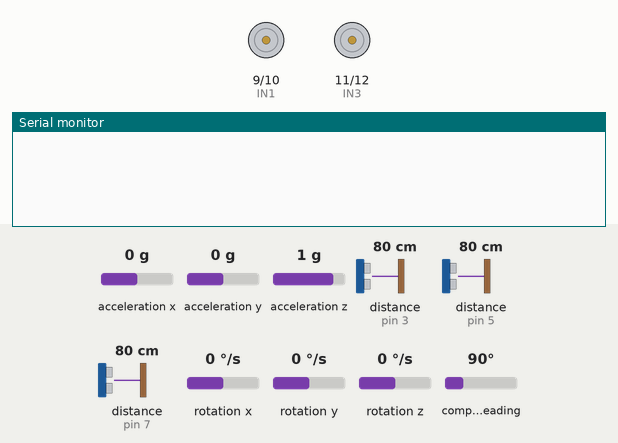
The sketch below on a simulated Arduino Uno, built with avr-gcc and run on an emulated ATmega328P. On the bench: motor-driver pin pairs drawn as motors (green arrow = first pin HIGH = forward, orange = second pin HIGH = backward, longer = more drive, scaled by the enable pin), the last lines printed to the serial monitor. The inputs (shaded band) are chosen by the test bench; at power-on: compass heading 90°, acceleration x 0 g, acceleration y 0 g, acceleration z 1 g, distance to the obstacle (sensors on pin 3, pin 5, pin 7) 80 cm, rotation x 0 °/s, rotation y 0 °/s, rotation z 0 °/s. The echo pulse lasts 58.3 µs per cm.

Above: at 0.01 s.
1.3 s: compass heading set to 87°
At 1.9 s:
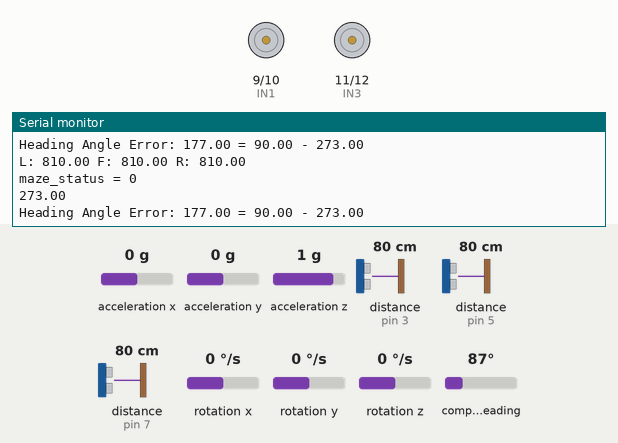
2.8 s: compass heading set to 269°
At 3.4 s:
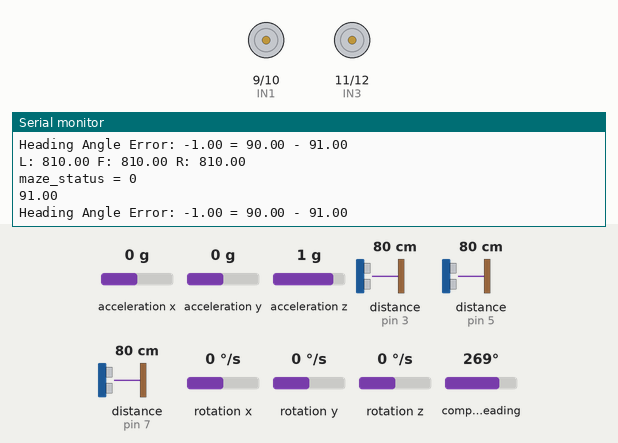
4.3 s: compass heading set to 256°
At 5.4 s:
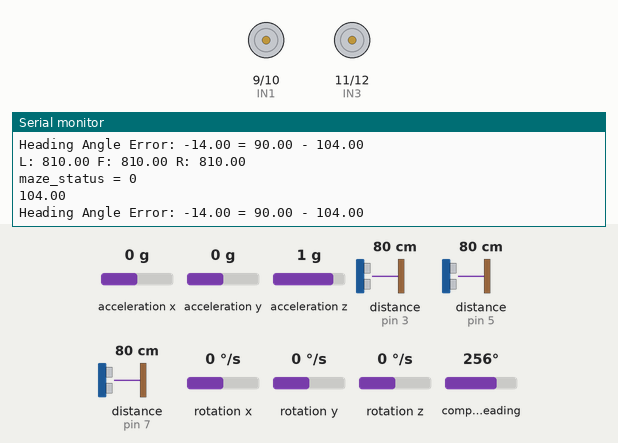
5.8 s: compass heading set to 245°
At 5.83 s:
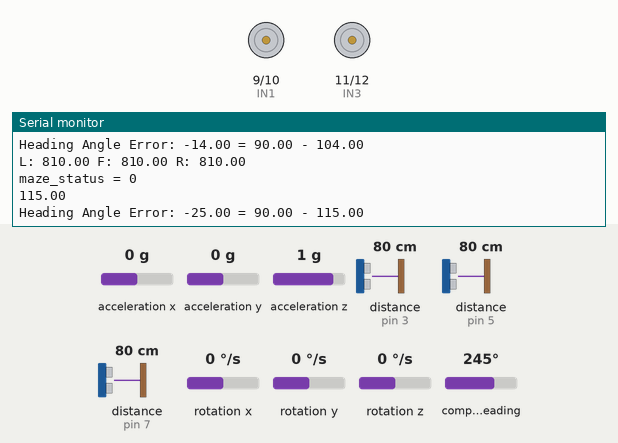
Timing chart, 0 to 8.8 s (numbered marks = the images above; inputs shaded):
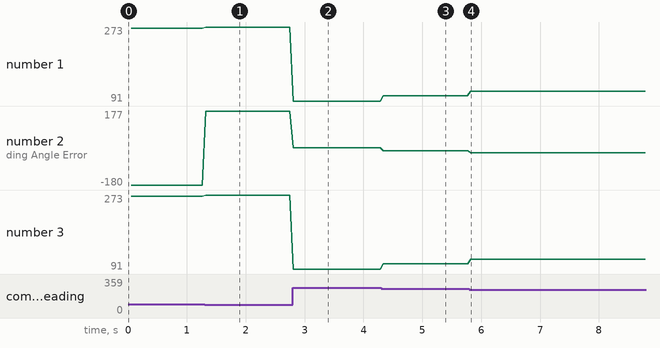

Measured:
- the behaviour switches between 90 and 89° on compass heading (found by bisection; images 0 and 1)
- after the input at 1.3 s, the serial monitor: prints a new line at once (image 1)
- after the input at 2.8 s, the serial monitor: prints a new line at once (image 2)
- after the input at 4.3 s, the serial monitor: prints a new line at once (image 3)
- after the input at 5.8 s, the serial monitor: prints a new line at once (image 4)
- plotted number 1: 270 → 273 after the input at 1.3 s, 273 → 91 after the input at 2.8 s, 91 → 104 after the input at 4.3 s, 104 → 115 after the input at 5.8 s
- plotted number 2: -180 → 177 after the input at 1.3 s, 177 → -1 after the input at 2.8 s, -1 → -14 after the input at 4.3 s, -14 → -25 after the input at 5.8 s
- plotted number 3: 270 → 273 after the input at 1.3 s, 273 → 91 after the input at 2.8 s, 91 → 104 after the input at 4.3 s, 104 → 115 after the input at 5.8 s

The sketch:

maze_imu1.ino
```cpp
/////////////////////IMU///////////////////////
#include <Wire.h>
#include <LSM303.h>

#define THRESHOLD_ANGLE 18

LSM303 compass;

float heading_angle      = 0.0;
float init_heading_angle = 17.0; // 초기 방향
float target_heading_angle = 90;
float heading_angle_error = 0.0; // error 값
/////////////////////sonar///////////////////////

#include <NewPing.h>

#define SONAR_NUM 3      // Number of sensors.
#define MAX_DISTANCE 150 // Maximum distance (in cm) to ping.
#define WALL_GAP_DISTANCE      400//mm 단위
#define WALL_GAP_DISTANCE_HALF 150 //mm 단위
#define MOTOR_PWM_OFFSET 10


#define Front 0
#define Left  1
#define Right 2

#define TRIG1 2 // 초음파 센서 1번 Trig 핀 번호
#define ECHO1 3 // 초음파 센서 1번 Echo 핀 번호

#define TRIG2 4 // 초음파 센서 2번 Trig 핀 번호
#define ECHO2 5 // 초음파 센서 2번 Echo 핀 번호

#define TRIG3 6 // 초음파 센서 3번 Trig 핀 번호
#define ECHO3 7 // 초음파 센서 3번 Echo 핀 번호

NewPing sonar[SONAR_NUM] = {   // Sensor object array.
NewPing(TRIG1, ECHO1, MAX_DISTANCE), // Each sensor's trigger pin, echo pin, and max distance to ping.
NewPing(TRIG2, ECHO2, MAX_DISTANCE),
NewPing(TRIG3, ECHO3, MAX_DISTANCE)
};

float front_sonar = 0.0;
float left_sonar  = 0.0;
float right_sonar = 0.0;

/////////////////////L298//////////////////////////
#define ENA 8
#define IN1 9
#define IN2 10
#define IN3 11
#define IN4 12
#define ENB 13


/////////////////////Maze_Status//////////////////////////
int maze_status = 0;


void setup()
{

  pinMode(TRIG1, OUTPUT);
  pinMode(ECHO1, INPUT);

  pinMode(TRIG2, OUTPUT);
  pinMode(ECHO2, INPUT);

  pinMode(TRIG3, OUTPUT);
  pinMode(ECHO3, INPUT);

  pinMode(ENA, OUTPUT);
  pinMode(IN1, OUTPUT);
  pinMode(IN2, OUTPUT);

  pinMode(IN3, OUTPUT);
  pinMode(IN4, OUTPUT);
  pinMode(ENB, OUTPUT);
   Serial.begin(115200); // 통신속도를 115200으로 정의함


  Wire.begin(); //IMU initiallize
  compass.init();
  compass.enableDefault();

   /*
  Calibration values; the default values of +/-32767 for each axis
  lead to an assumed magnetometer bias of 0. Use the Calibrate example
  program to determine appropriate values for your particular unit.
  */
  compass.m_min = (LSM303::vector<int16_t>){-32767, -32767, -32767};
  compass.m_max = (LSM303::vector<int16_t>){+32767, +32767, +32767};
}


void motor_R_control(int motor_speed_r) //모터 A의 방향(direction)과 속도(speed) 제어
{
  if(motor_speed_r >= 0)
  {
     digitalWrite(IN3, HIGH); //모터의 방향 제어
     digitalWrite(IN4, LOW);
     if(motor_speed_r>=225) motor_speed_r = 225;
     analogWrite(ENB,motor_speed_r); //모터의 속도 제어

  }
  else
  {
    digitalWrite(IN3, LOW);
    digitalWrite(IN4, HIGH);
    if(motor_speed_r<=-225) motor_speed_r = -225;
    analogWrite(ENB,-motor_speed_r);

  }
}

void motor_L_control(int motor_speed_l) //모터 A의 방향(direction)과 속도(speed) 제어
{
  if(motor_speed_l >= 0)
  {
     digitalWrite(IN1, LOW); //모터의 방향 제어
     digitalWrite(IN2, HIGH);
     if(motor_speed_l>=225) motor_speed_l = 225;
     analogWrite(ENA,motor_speed_l); //모터의 속도 제어

  }
  else
  {
    digitalWrite(IN1, HIGH);
    digitalWrite(IN2, LOW);
    if(motor_speed_l<=-225) motor_speed_l = -225;
    analogWrite(ENA,-motor_speed_l);

  }
}


void check_maze_status(void)
{
  if((left_sonar>=0) && (left_sonar<=WALL_GAP_DISTANCE) && (right_sonar>=0) && (right_sonar<=WALL_GAP_DISTANCE) && (front_sonar>=0) && (front_sonar<=WALL_GAP_DISTANCE_HALF)) // 3면이 다 막힌 경우
  {
    maze_status = 4;
    Serial.println("maze_status = 4");
  }
  else if( (left_sonar>=0) && (left_sonar<=WALL_GAP_DISTANCE) && (right_sonar>=0) && (right_sonar<=WALL_GAP_DISTANCE) && (front_sonar>=WALL_GAP_DISTANCE_HALF)  )
  {
    maze_status = 1;
    Serial.println("maze_status = 1");
  }
  else if((left_sonar>=0) && (left_sonar<=WALL_GAP_DISTANCE) && (front_sonar>=0) && (front_sonar<=WALL_GAP_DISTANCE_HALF))
  {
    maze_status = 2;
    Serial.println("maze_status = 2");
  }
  else if((right_sonar>=0) && (right_sonar<=WALL_GAP_DISTANCE) && (front_sonar>=0) && (front_sonar<=WALL_GAP_DISTANCE_HALF))
  {
    maze_status = 3;
    Serial.println("maze_status = 3");
  }
  else
  {
    maze_status = 0;
    Serial.println("maze_status = 0");
  }
}
//먼저 left_sonar = 0; right_sonar = 0; 으로 해서 오른쪽 방향 찾기
void wall_collision_avoid(int base_spped)
{
  float error = 0.0;
  float Kp = 0.7; //나중에 조정해야 할 값(얼마나 돌지)
  int pwm_control = 0;
  int right_pwm = 0;
  int left_pwm  = 0;
  error = (right_sonar - left_sonar);
  error = Kp * error;

  if(error >= 50) error = 50;
  if(error <= -50) error = -50;


  right_pwm = base_spped - error;
  left_pwm  = base_spped + error;

  if(right_pwm <= 0) right_pwm = 0;
  if(left_pwm  <= 0) left_pwm  = 0;

  if(right_pwm >= 150) right_pwm = 150;
  if(left_pwm  >= 70) left_pwm  = 70;


}

void imu_rotation(void)
{
  compass.read();
  float heading1 = compass.heading();
  compass.read();
  float heading2 = compass.heading();
  float heading = (heading1+heading2)/2;

   heading = 360 - heading; // 회전 좌표계를 반시계 방향으로 할 것

  Serial.println(heading);

  heading_angle_error = target_heading_angle - heading;

  if(heading_angle_error > 180)
  {
    heading_angle_error = heading_angle_error - 360;
  }
  else if(heading_angle_error < -180)
  {
    heading_angle_error = heading_angle_error + 360;
  }
  else
  {

  }
  Serial.print("Heading Angle Error: ");
  Serial.print(heading_angle_error); //heading_angle_error 표시
  Serial.print(" = ");
  Serial.print(target_heading_angle);
  Serial.print(" - ");
  Serial.println(heading); //heading angle 표시


  if(heading_angle_error > THRESHOLD_ANGLE) // 반시계방향으로 회전
  {
    motor_R_control(80); motor_L_control(-80);
  }
  else if((heading_angle_error >= -THRESHOLD_ANGLE) && (heading_angle_error <= THRESHOLD_ANGLE)) // 정지
  {
    motor_R_control(0); //왼쪽 바퀴가 앞으로 도는 지 확인
    motor_L_control(0);
  }
  else // heading_angle_error <= THRESHOLD_ANGLE  //시계방향으로 회전
  {
    motor_R_control(-80); motor_L_control(80);
  }
}
void loop()
{
  //Serial.print("Duration: ");
  //Serial.println(duration);

  float front_sonar1 = sonar[Front].ping_cm()*10; // 전방 센서 측정
  float left_sonar1  = sonar[Left].ping_cm() *10; // 좌축 센서 측정
  float right_sonar1 = sonar[Right].ping_cm()*10; // 우측 센서 측정

  float front_sonar2 = sonar[Front].ping_cm()*10; // 전방 센서 측정
  float left_sonar2  = sonar[Left].ping_cm() *10; // 좌축 센서 측정
  float right_sonar2 = sonar[Right].ping_cm()*10; // 우측 센서 측정

  float front_sonar3 = sonar[Front].ping_cm()*10; // 전방 센서 측정
  float left_sonar3  = sonar[Left].ping_cm() *10; // 좌축 센서 측정
  float right_sonar3 = sonar[Right].ping_cm()*10; // 우측 센서 측정

  front_sonar = (front_sonar1 + front_sonar2 + front_sonar3) / 3;
  left_sonar  = (left_sonar1 + left_sonar2 + left_sonar3) / 3;
  right_sonar = (right_sonar1 + right_sonar2 + right_sonar3) / 3;

  if(front_sonar == 0.0) front_sonar = MAX_DISTANCE*10; // 0.0 출력이 최대값이므로
  if(left_sonar  == 0.0)  left_sonar = MAX_DISTANCE*10;
  if(right_sonar == 0.0) right_sonar = MAX_DISTANCE*10;

  Serial.print("L: "); Serial.print(left_sonar); Serial.print(" ");
  Serial.print("F: "); Serial.print(front_sonar); Serial.print(" ");
  Serial.print("R: "); Serial.println(right_sonar);


  check_maze_status();

  imu_rotation();

/*
  if(maze_status == 4)
  {
  //정지 한다
  motor_A_control(HIGH,0);
  motor_B_control(LOW,0);


  //180도 회전을 한다
  Serial.println("Rotate CCW");
  motor_A_control(HIGH,85); //왼쪽 전진
  motor_B_control(LOW,90); //오른쪽은 후진
  delay(1500);

  //정지 한다
  motor_A_control(HIGH,0);
  motor_B_control(LOW,0);


  //앞으로 간다
  Serial.println("Go Straight");
  motor_A_control(HIGH,100);
  motor_B_control(HIGH,110);

  }

  if(maze_status == 1)
  {
  //앞으로 간다
  Serial.println("run straight");
  wall_collision_avoid(100);
  }

  else if(maze_status == 3)
  {
  //정지 한다
  motor_A_control(HIGH,0);
  motor_B_control(LOW,0);

  //왼쪽으로 90도 회전 한다
  Serial.println("Rotate CCW");
  motor_A_control(LOW,95);
  motor_B_control(HIGH,100);
  delay(700);
  //정지 한다
  motor_A_control(HIGH,0);
  motor_B_control(LOW,0);

  }

  else if(maze_status == 2)
  {
  //정지 한다
  motor_A_control(HIGH,0);
  motor_B_control(LOW,0);

  //오른쪽으로 90도 회전 한다
  Serial.println("Rotate CCW");
  motor_A_control(HIGH,90);
  motor_B_control(LOW,95);
  delay(700);
  //정지 한다
  motor_A_control(HIGH,0);
  motor_B_control(LOW,0);

  }

  else
  {
   //앞으로 간다
  Serial.println("Go Straight");
  motor_A_control(HIGH,100);
  motor_B_control(HIGH,110);
  }
*/
 }
```
